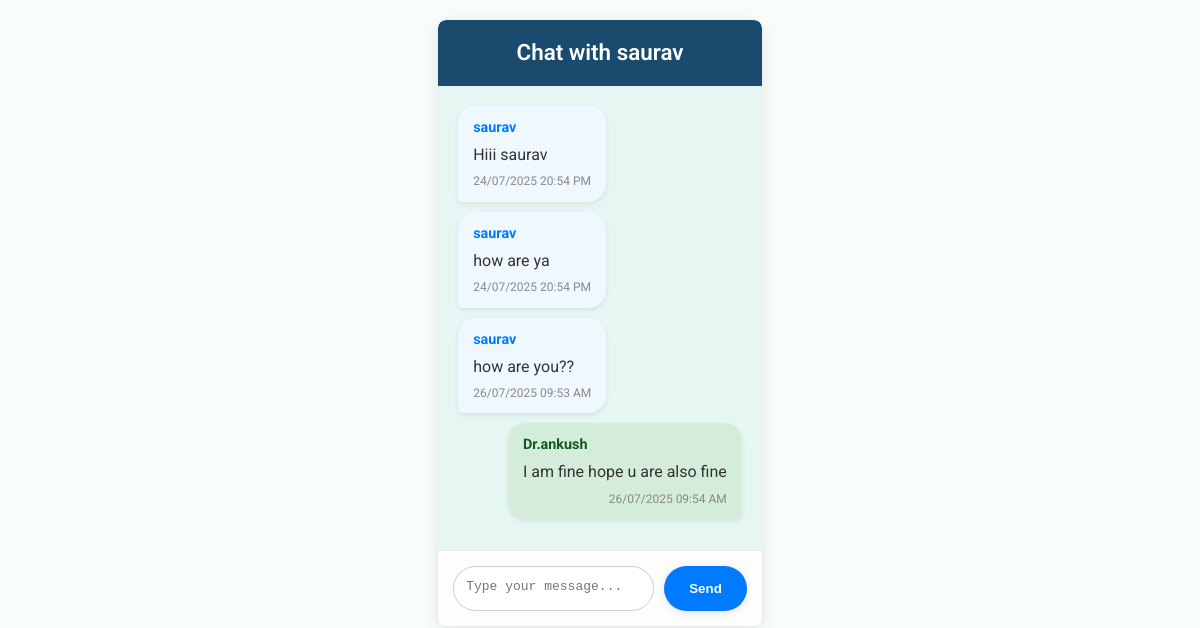
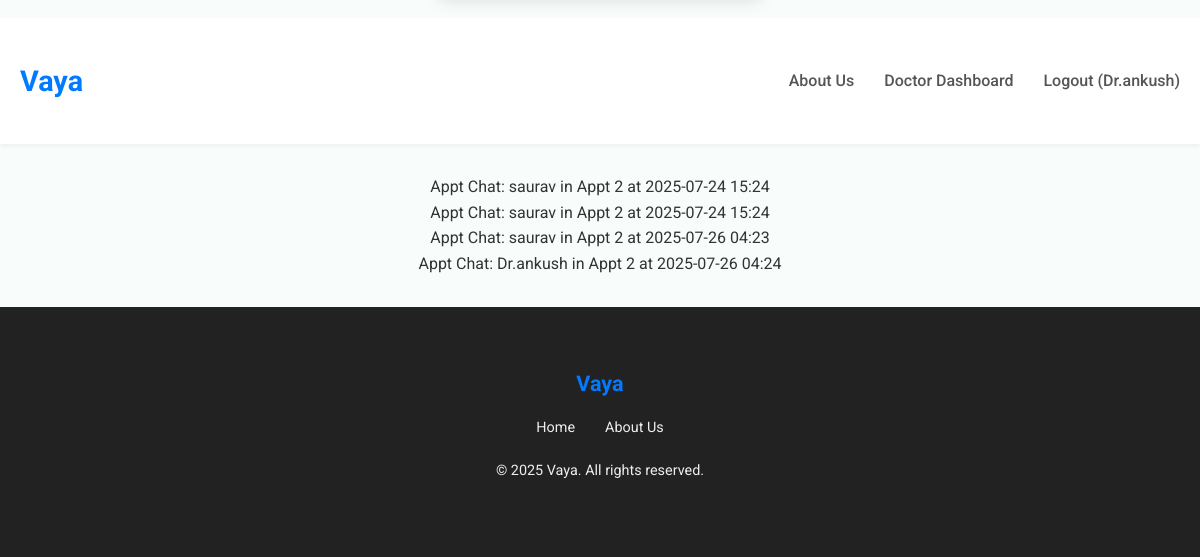
Before: /chat/appointment/2/ (signed in) with the older database file (2 pictures, top to bottom).
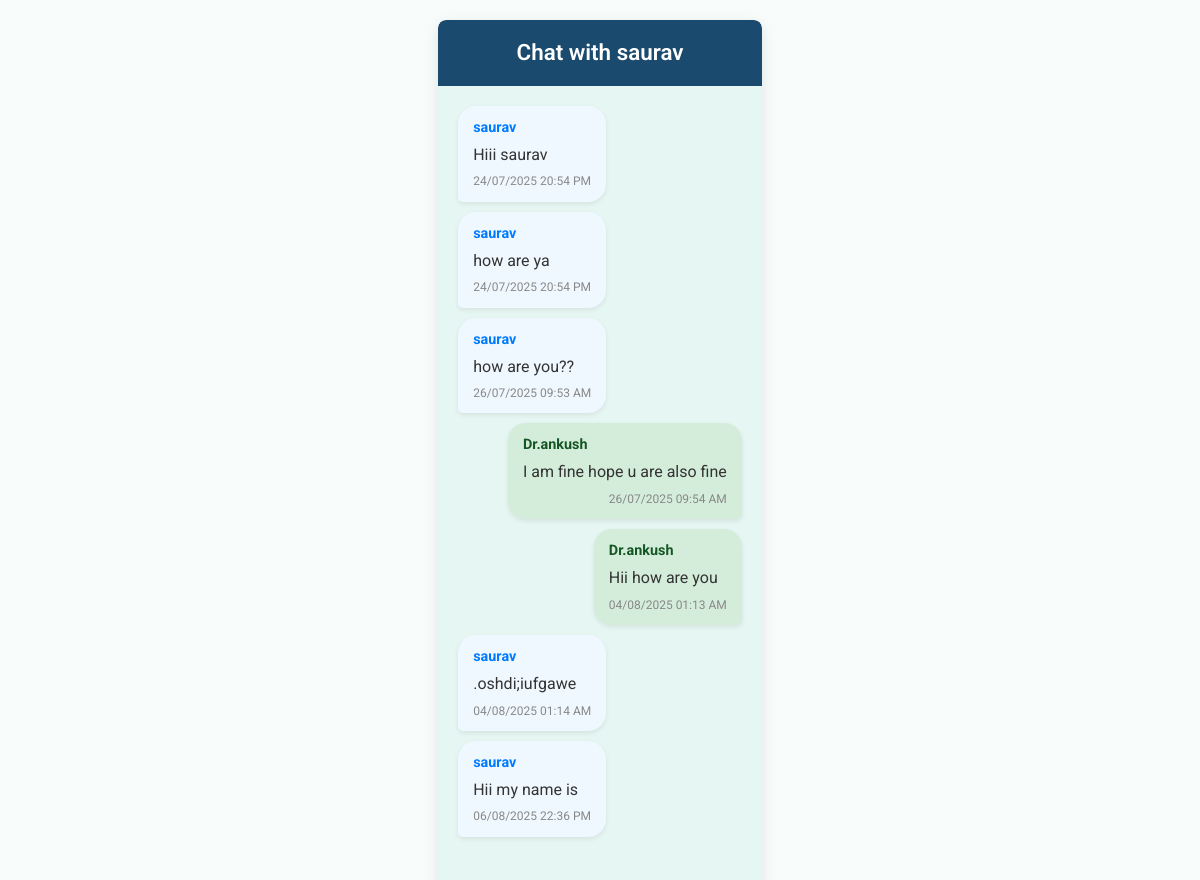
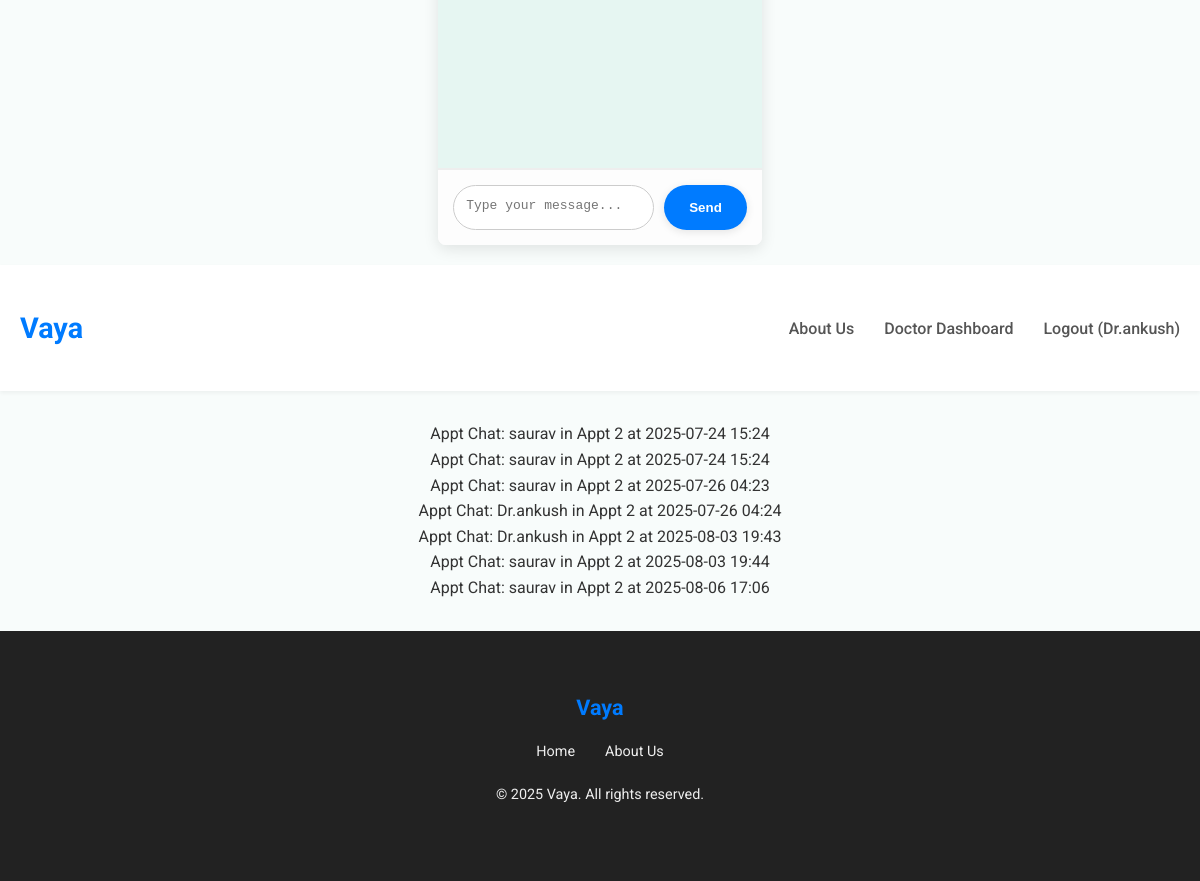
After: the same page with the newer database file (2 pictures, top to bottom).
### chat/models.py (models this page shows)
class Message(models.Model):
    sender = models.ForeignKey(settings.AUTH_USER_MODEL, on_delete=models.CASCADE, related_name='sent_messages')
    appointment = models.ForeignKey(Appointment, on_delete=models.CASCADE, related_name='messages', null=True, blank=True)
    content = models.TextField()
    timestamp = models.DateTimeField(auto_now_add=True)
    ai_chat_for_user = models.ForeignKey(settings.AUTH_USER_MODEL, on_delete=models.CASCADE, null=True, blank=True, related_name='ai_conversations')
    class Meta:
        ordering = ['timestamp']
        verbose_name = "Chat Message"
        verbose_name_plural = "Chat Messages"
    def __str__(self):
        if self.appointment:
            return f"Appt Chat: {self.sender.username} in Appt {self.appointment.id} at {self.timestamp.strftime('%Y-%m-%d %H:%M')}"
        elif self.ai_chat_for_user:
            return f"AI Chat: {self.sender.username} to {self.ai_chat_for_user.username} at {self.timestamp.strftime('%Y-%m-%d %H:%M')}"
        return f"Message from {self.sender.username} at {self.timestamp.strftime('%Y-%m-%d %H:%M')}"

### users/models.py (models this page shows, shortened)
class CustomUser(AbstractUser):
    phone_number = models.CharField(max_length=15, unique=True, blank=True, null=True)
    date_of_birth = models.DateField(blank=True, null=True)
    GENDER_CHOICES = [
        ('M', 'Male'),
        ('F', 'Female'),
        ('O', 'Other'),
        ('P', 'Prefer not to say'),
    ]
    gender = models.CharField(max_length=1, choices=GENDER_CHOICES, blank=True, null=True)
    groups = models.ManyToManyField(
        "auth.Group",
        verbose_name="groups",
        blank=True,
        help_text="The groups this user belongs to. A user will get all permissions granted to each of their groups.",
        related_name="customuser_set",
        related_query_name="customuser",
    )
    user_permissions = models.ManyToManyField(
        "auth.Permission",
        verbose_name="user permissions",
        blank=True,
        help_text="Specific permissions for this user.",
        related_name="customuser_set",
        related_query_name="customuser",
    )

### doctors/models.py (models this page shows, shortened)
class Appointment(models.Model):
    APPOINTMENT_TYPE_CHOICES = [
        ('in-person', 'In-person'),
        ('online', 'Online'),
        ('phone', 'Phone Call')
    ]
    STATUS_CHOICES = [
        ('pending', 'Pending'),
        ('confirmed', 'Confirmed'),
        ('completed', 'Completed'),
        ('cancelled', 'Cancelled')
    ]
    patient = models.ForeignKey(settings.AUTH_USER_MODEL, on_delete=models.CASCADE, related_name='appointments')
    doctor = models.ForeignKey(Doctor, on_delete=models.CASCADE, related_name='appointments')
    appointment_slot = models.ForeignKey(DoctorSlot, on_delete=models.SET_NULL, null=True, blank=True, related_name='appointment_slot')
    reason = models.TextField(blank=True, default='')
    appointment_date = models.DateField()
    appointment_time = models.TimeField()
    appointment_type = models.CharField(max_length=20, choices=APPOINTMENT_TYPE_CHOICES, default='in-person')
    status = models.CharField(max_length=20, choices=STATUS_CHOICES, default='pending')
    comments = models.TextField(blank=True, default='', help_text="Doctor's private notes on the appointment.")
    payment_status = models.CharField(max_length=20, choices=[('unpaid', 'Unpaid'), ('paid', 'Paid')], default='unpaid')
    class Meta:
        ordering = ['-appointment_date', '-appointment_time']

### chat/views.py (the view)
# urls.py: path('appointment/<int:appointment_id>/', views.chat_room, name='chat_room'),
@login_required
def chat_room(request, appointment_id):
    appointment = get_object_or_404(Appointment, id=appointment_id) #
    if not (request.user == appointment.patient or (appointment.doctor and request.user == appointment.doctor.user)):
        return render(request, 'unauthorized.html', {'message': 'You are not authorized to view this chat.'})
    messages = Message.objects.filter(appointment=appointment).order_by('timestamp').select_related('sender')
    other_user = None
    if request.user == appointment.patient:
        other_user = appointment.doctor.full_name if appointment.doctor else "Unknown Doctor"
    elif appointment.doctor and request.user == appointment.doctor.user:
        other_user = appointment.patient.username
    context = {
        'appointment': appointment,
        'other_user': other_user,
        'messages': messages, # Pass the message history to the template
    }
    return render(request, 'chat/chat_room.html', context)

### templates/chat/chat_room.html (shortened to what this page needs)
{% extends 'base.html' %}
{% block extra_head %}
<div class="chat-container">
    <div class="chat-header">
        Chat with {% if other_user %}{{ other_user }}{% else %}Unknown User{% endif %}
    </div>
    <div class="chat-messages" id="chat-log">
        {% for message in messages %}
            <div class="message {% if message.sender == request.user %}sent{% else %}received{% endif %}">
                <div class="message-sender">{{ message.sender.username }}</div>
                <div class="message-content">{{ message.content }}</div>
                <div class="message-timestamp">
                    {{ message.timestamp|date:"d/m/Y H:i A" }}
                </div>
            </div>
        {% endfor %}
    </div>
    <div class="chat-input">
        <textarea id="chat-message-input" placeholder="Type your message..." rows="1"></textarea>
        <button id="chat-message-submit">Send</button>
    </div>
</div>
{% endblock %}

### templates/base.html (shortened to what this page needs)
<!DOCTYPE html>
<html lang="en">
<head>
    {% block extra_head %}{% endblock %}
</head>
<body>
    <header>
        <div class="container navbar">
            <a href="{% url 'landing_page' %}" class="logo">Vaya</a>
            <nav>
                <ul class="nav-links">
                    <li><a href="{% url 'about_us' %}">About Us</a></li>
                    {% if user.is_authenticated %}
                        {% if user.doctor_login_profile and user.doctor_login_profile.is_approved %}
                            <li><a href="{% url 'doctor_dashboard' %}">Doctor Dashboard</a></li>
                        {% elif user.doctor_login_profile and not user.doctor_login_profile.is_approved %}
                            <li><a href="{% url 'landing_page' %}">Profile Pending</a></li>
                        {% else %}
                            <li><a href="{% url 'patient_dashboard' %}">Patient Dashboard</a></li>
                            <li><a href="{% url 'symptom_checker' %}">AI Assistant</a></li>
                        {% endif %}
                        <li><a href="{% url 'logout' %}">Logout ({{ user.username }})</a></li>
                    {% else %}
                        <li><a href="{% url 'register_clinic' %}">For Doctors</a></li>
                        <li><a href="{% url 'login' %}">Login</a></li>
                    {% endif %}
                </ul>
            </nav>
        </div>
    </header>
    {% if messages %}
        <ul class="messages">
            {% for message in messages %}
                <li{% if message.tags %} class="{{ message.tags }}"{% endif %}>{{ message }}</li>
            {% endfor %}
        </ul>
    {% endif %}
    <footer>
        <div class="container">
            <a href="{% url 'landing_page' %}" class="logo">Vaya</a>
            <ul class="footer-links">
                <li><a href="{% url 'landing_page' %}">Home</a></li>
                <li><a href="{% url 'about_us' %}">About Us</a></li>
            </ul>
            <p>&copy; 2025 Vaya. All rights reserved.</p>
        </div>
    </footer>
</body>
</html>

Changed rows visible on the page:
added Message: sender.username "Dr.ankush", content "Hii how are you", timestamp "04/08/2025 01:13 AM", appointment+sender+timestamp "Appt Chat: Dr.ankush in Appt 2 at 2025-08-03 19:43"
added Message: sender.username "saurav", content ".oshdi;iufgawe", timestamp "04/08/2025 01:14 AM", appointment+sender+timestamp "Appt Chat: saurav in Appt 2 at 2025-08-03 19:44"
added Message: sender.username "saurav", content "Hii my name is", timestamp "06/08/2025 22:36 PM", appointment+sender+timestamp "Appt Chat: saurav in Appt 2 at 2025-08-06 17:06"
